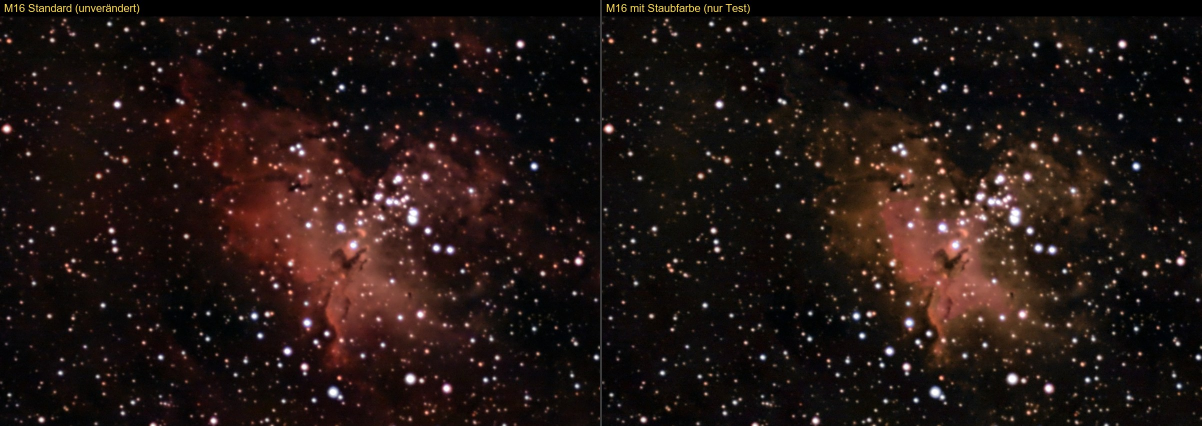
#> input picture gegenprobe-halpha.jpg, 2404 x 852 px (shown at 1/2 size)
$ python -i stackfix.py   (imports and definitions only)
#> lines starting #> are read from the running program, lines starting #| are printed output that depends on the picture
#> further down, picture is the input picture: shape (852, 2404, 3); mean B, G, R 19.2, 21.9, 33.8
"""Hotpixel-Punkte in bestehenden linearen Stacks entfernen (ohne Neu-Stacken).

Stacks von vor der Fehlerkarte (0.31.2, `calibration.DefectLibrary`) enthalten Gruppen scharfer Einzelpunkte: ortsfeste
Hotpixel-Paare, die `cosmetic()` als Stern schützte und die wegen der Zeigegruppen der Stellina das Clipping überstanden
(NGC 7293, M16 …). Oft sind die Rohbilder schon gelöscht – daher hier direkt im Stack beim Entwickeln. Ein Punkt gilt nur dann
als Fehler, wenn er
- in einem Kanal deutlich über dem lokalen Median liegt (`K` σ), in den beiden anderen ringsum nichts zeigt (Sterne und
  Nebel haben Licht in mehreren Kanälen; Hα-Knoten sind nicht punktförmig),
- schärfer als die Stack-PSF ist (im Ring bei 3 px fast nichts – ein Stern mit FWHM ~5 px hat dort ~40 % der Spitze),
- und in einer Gruppe mit weiteren solchen Punkten liegt (eine je Zeigegruppe) bzw. sehr deutlich ist,
- nicht in heller Umgebung (Halo heller Sterne, Nebelkerne: dort sitzen Strukturen, ein Punkt fiele nicht auf).
Ersetzt wird nur der Fleck selbst (zusammenhängend über dem 7×7-Median, 3σ bzw. 2 % der Spitze, 1 px Saum, höchstens
`MAX_AREA` px) – gefüllt mit einer glatten Fläche, angepasst an einen Ring um den Fleck."""
from __future__ import annotations

import hashlib
import json

import numpy as np
from scipy import ndimage as ndi
from scipy.spatial import cKDTree

K = 10.0                 # Spitze über dem 7×7-Median in σ des Kanals
QUIET = 4.0              # andere Kanäle im 3×3-Kern (dort hätte ein Stern seine Spitze) höchstens so viele σ …
OTHER = 0.20             # … bzw. dieser Anteil der Spitze (Steilhang eines Nachbarsterns; rote Sterne ≥ ~0,3)
SHARP = 0.15             # Ring bei 3 px höchstens dieser Anteil der Spitze
GROUP_R, GROUP_N = 80, 3  # Gruppe: so viele Punkte im Umkreis (px)
STRONG = 40.0            # einzelne Punkte nur, wenn so deutlich
BRIGHT = 300.0           # Umgebung (Median auf ~20 px) höchstens so viele σ über dem Bildhintergrund
MAX_AREA = 150           # größere Flecken sind keine Punkte (Demo: zusammengewachsene Paare bis ~100 px)
CORE = 0.02              # Fleck: über diesem Anteil der Spitze (Sternhänge trennt die Kanalprüfung, nicht die Schwelle)
RING = [(-3, 0), (3, 0), (0, -3), (0, 3), (-2, -2), (-2, 2), (2, -2), (2, 2)]
VERSION = 1


def find(img: np.ndarray, cov: np.ndarray | None = None,
         group: bool = True) -> tuple[list[tuple[int, int, int, float]], np.ndarray, np.ndarray]:
    """Fehlerpunkte (Kanal, y, x, Spitze in σ) sowie Median-Bild und σ je Kanal. `group=False` (für `spots`): auch
    einzeln stehende Punkte unter `STRONG` – Schwelle, Form- und Kanalprüfung bleiben gleich."""
#> called with group = True
    C, H, W = img.shape
#> C = 852; H = 2404; W = 3
    med = np.stack([ndi.median_filter(c, size=7) for c in img])
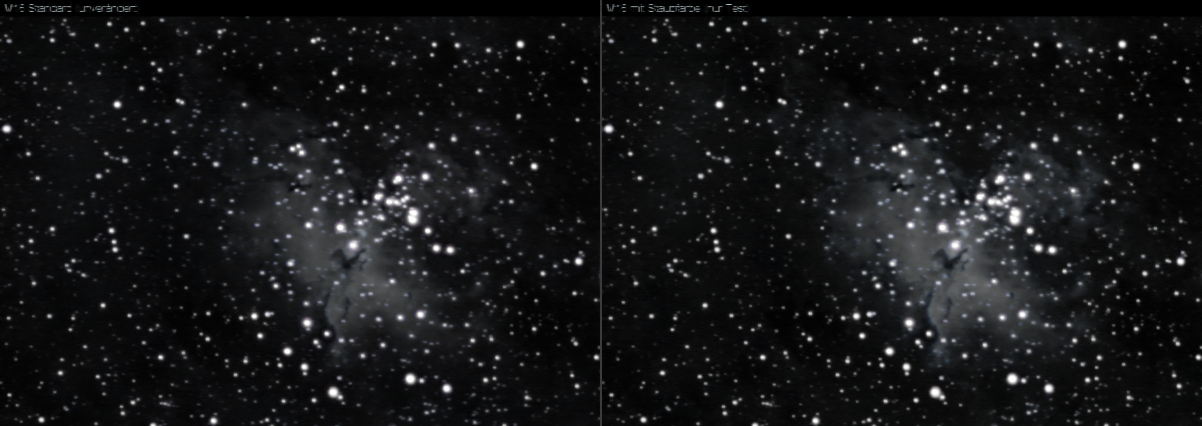
#> med: shape (852, 2404, 3) (shown at 1/2 size); mean B, G, R 23.5, 22.3, 21.9
    hp = img - med
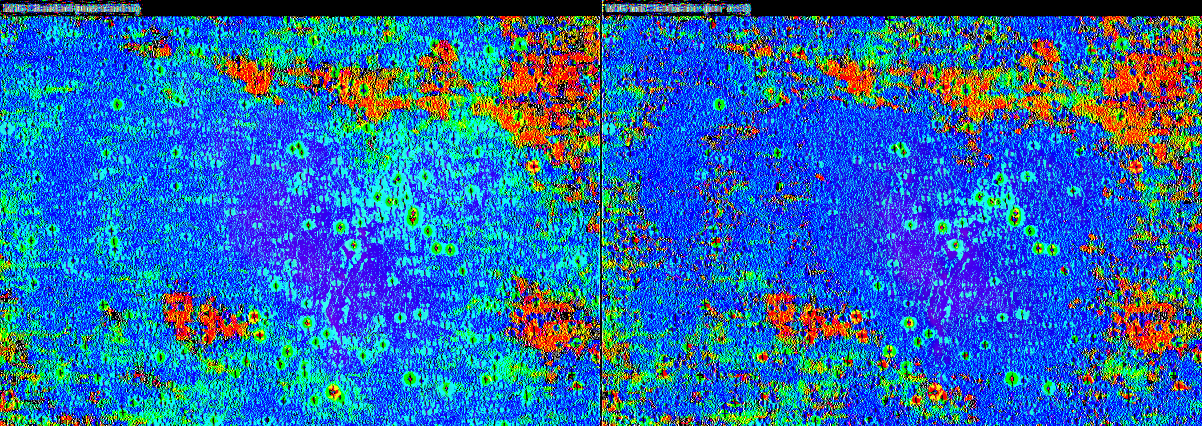
#> hp: shape (852, 2404, 3) (shown at 1/2 size); mean B, G, R 174.2, 105.6, 41.7
    inner = (ndi.minimum_filter(cov, 5) > 0.5) if cov is not None else np.ones((H, W), bool)
    sig = np.array([1.4826 * np.median(np.abs(h[inner][::7])) + 1e-9 if inner.any() else 1.0 for h in hp])
#> sig = 852 values, max 88.96 at index 466, min 1e-09 at index 0, mean 31.22
    hs = hp / sig[:, None, None]
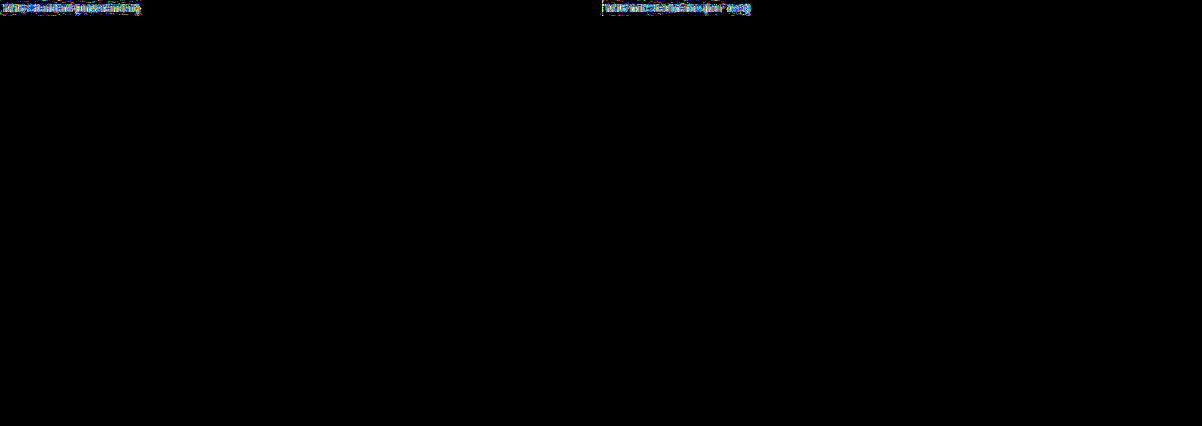
#> hs: shape (852, 2404, 3) float64 (shown at 1/2 size); mean B, G, R 854176927.5, 712137639.9, 572842213.7; drawn with min black and max white
    # helle Umgebung (Halo/Kern heller Sterne, helle Nebelkerne): dort Strukturen statt Punkte – nichts anfassen
    # (M45: Halo-Struktur im B-Kanal galt sonst als Punkt, die Füllung hinterließ eine Kerbe)
    # Umgebung großräumig (Median auf ~20 px über das 4×4-gebinnte Bild): ein Fleck hebt sie nicht an, ein Sternhalo schon
    level = np.array([np.median(m[inner][::7]) if inner.any() else 0.0 for m in med])
#> level = 852 values, max 23 at index 421, min 0 at index 0, mean 13.39
    hb, wb = H // 4, W // 4
#> hb = 601; wb = 0
    calm = np.ones((H, W), bool)
    for c in range(C):
        b = ndi.median_filter(np.median(img[c, : hb * 4, : wb * 4].reshape(hb, 4, wb, 4), axis=(1, 3)), size=5)
        bright = np.repeat(np.repeat((b - level[c]) / sig[c] >= BRIGHT, 4, 0), 4, 1)
        calm[: hb * 4, : wb * 4] &= ~ndi.binary_dilation(bright, iterations=4)
    found = []
    for c in range(C):
        h = hs[c]
        y, x = np.nonzero((h > K) & (h == ndi.maximum_filter(h, 3)) & inner & calm)
        ok = (y >= 4) & (y < H - 4) & (x >= 4) & (x < W - 4)
        y, x = y[ok], x[ok]
        if not len(y):
            continue
        pk = h[y, x]
        # Median der 8 Ringpunkte: ein länglicher Fleck (Paar, Plateau) trifft höchstens 2–3, ein Stern alle
        good = np.median([h[y + dy, x + dx] for dy, dx in RING], axis=0) < SHARP * pk
        for o in range(C):
            if o != c:
                # andere Kanäle: höchstens Rauschen bzw. ein kleiner Bruchteil der Spitze (Halo eines Nachbarsterns) –
                # Sterne, auch rote, haben dort in Grün ≥ ~30 % von Rot
                # Anteil in Bildintensität (σ der Kanäle verschieden), die Rauschschwelle je Kanal
                good &= np.max([hs[o][y + dy, x + dx] for dy in (-1, 0, 1) for dx in (-1, 0, 1)], axis=0) < np.maximum(QUIET, OTHER * pk * sig[c] / sig[o])
        found += [(c, int(a), int(b), float(p)) for a, b, p in zip(y[good], x[good], pk[good])]
    return (grouped(found) if group else found), med, sig


# [91 lines left out: functions grouped, _fill, repair, spots, not called in this run]

>>> import cv2
>>> picture = cv2.imread('../../../gegenprobe-halpha.jpg')
#> (the run stopped early here; a loop or call above may not have finished)

$ run again, on grosse-galaxien-trennung.jpg
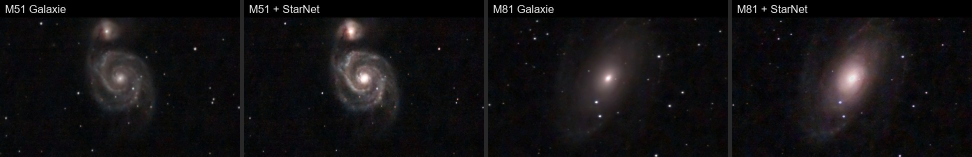
#> input picture grosse-galaxien-trennung.jpg, 1944 x 313 px (shown at 1/2 size)
#> picture is the input picture: shape (313, 1944, 3); mean B, G, R 18.8, 17.4, 19
#> in find, `hp = img - med`:
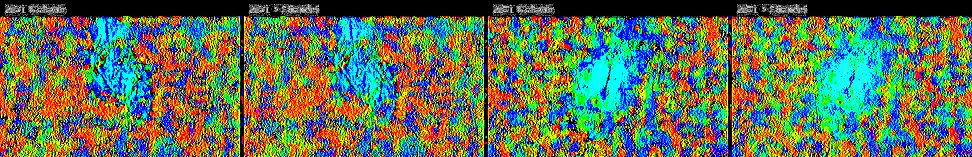
#> hp: shape (313, 1944, 3) (shown at 1/2 size); mean B, G, R 80.7, 113.8, 92.3
#> sig = 313 values, max 10.38 at index 132, min 1e-09 at index 0, mean 6.03
#> in find, `hs = hp / sig[:, None, None]`:
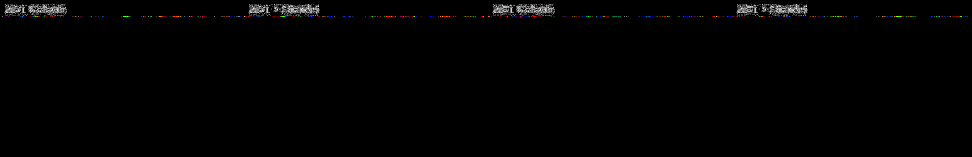
#> hs: shape (313, 1944, 3) float64 (shown at 1/2 size); mean B, G, R 1.86e+09, 1.88e+09, 1.94e+09; drawn with min black and max white
#> level = 313 values, max 13 at index 65, min 0 at index 0, mean 10.23

$ run again, on m1-vorher-nachher.jpg
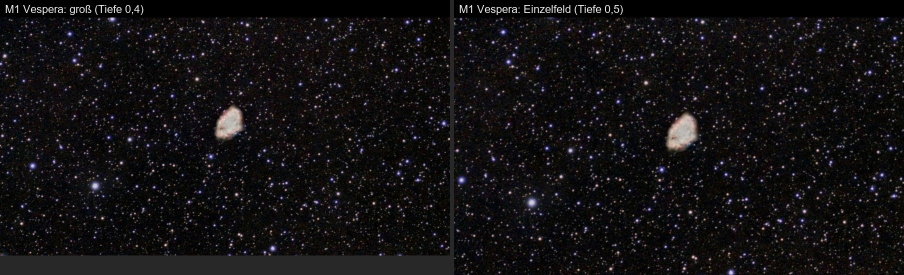
#> input picture m1-vorher-nachher.jpg, 1808 x 550 px (shown at 1/2 size)
#> picture is the input picture: shape (550, 1808, 3); mean B, G, R 18.8, 17.5, 19.2
#> in find, `hp = img - med`:
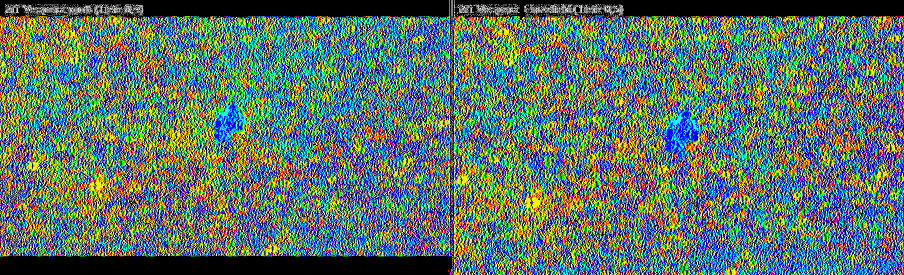
#> hp: shape (550, 1808, 3) (shown at 1/2 size); mean B, G, R 102.8, 113.6, 90
#> sig = 550 values, max 43 at index 359, min 1e-09 at index 0, mean 17.11
#> in find, `hs = hp / sig[:, None, None]`:
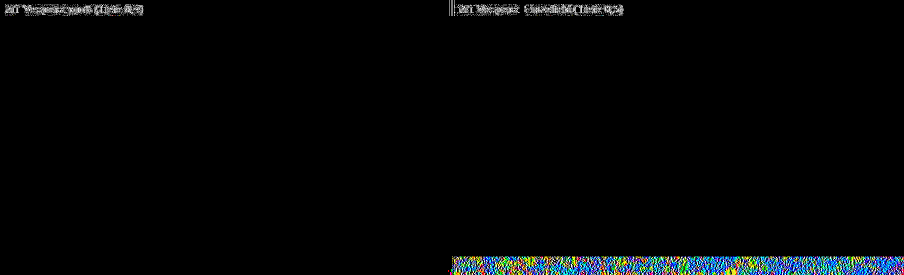
#> hs: shape (550, 1808, 3) float64 (shown at 1/2 size); mean B, G, R 5.8e+09, 5.33e+09, 4.04e+09; drawn with min black and max white
#> level = 550 values, max 40 at index 512, min 0 at index 0, mean 13.17

$ run again, on m31-bulge.jpg
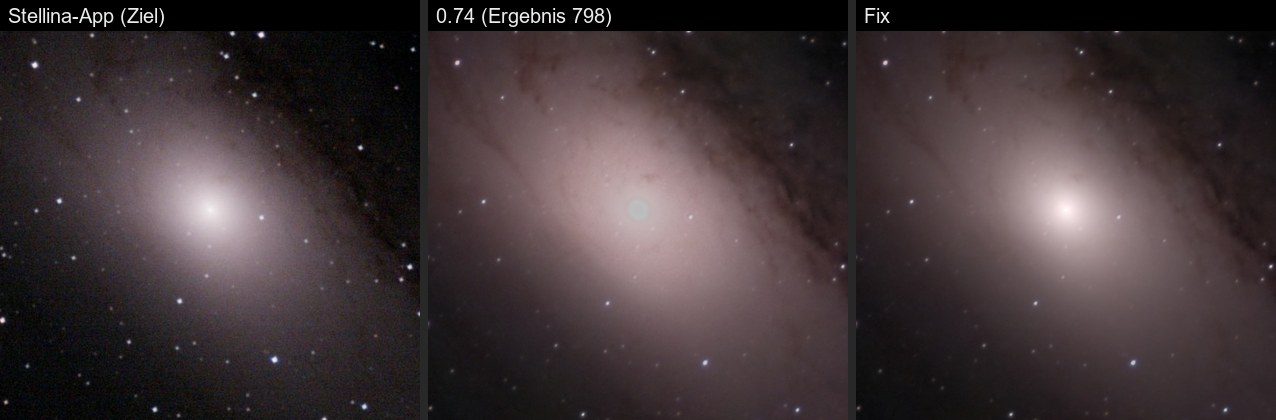
#> input picture m31-bulge.jpg, 1276 x 420 px
#> picture is the input picture: shape (420, 1276, 3); mean B, G, R 55.4, 53.2, 64.4
#> in find, `hp = img - med`:
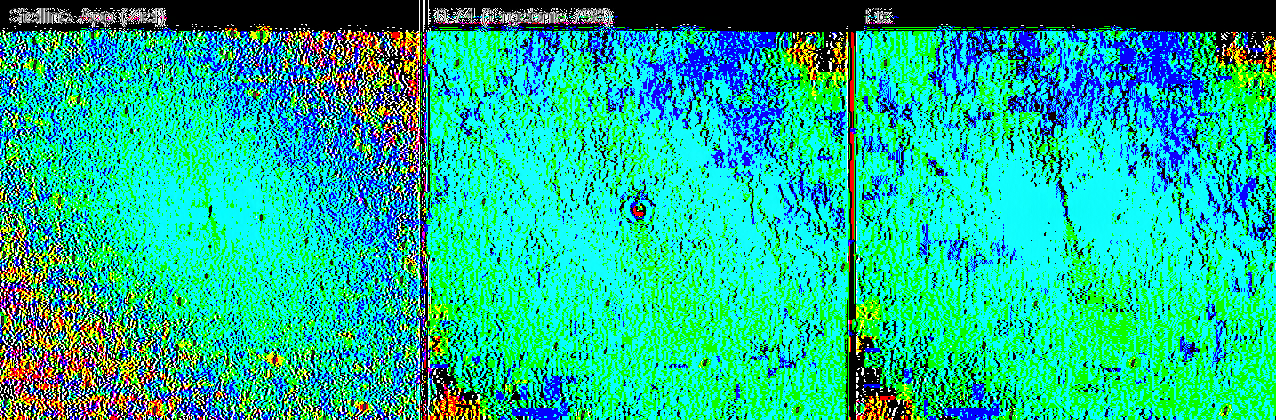
#> hp: shape (420, 1276, 3); mean B, G, R 148.6, 183.2, 25.2
#> sig = 420 values, max 372.1 at index 177, min 1e-09 at index 0, mean 155.4
#> in find, `hs = hp / sig[:, None, None]`:
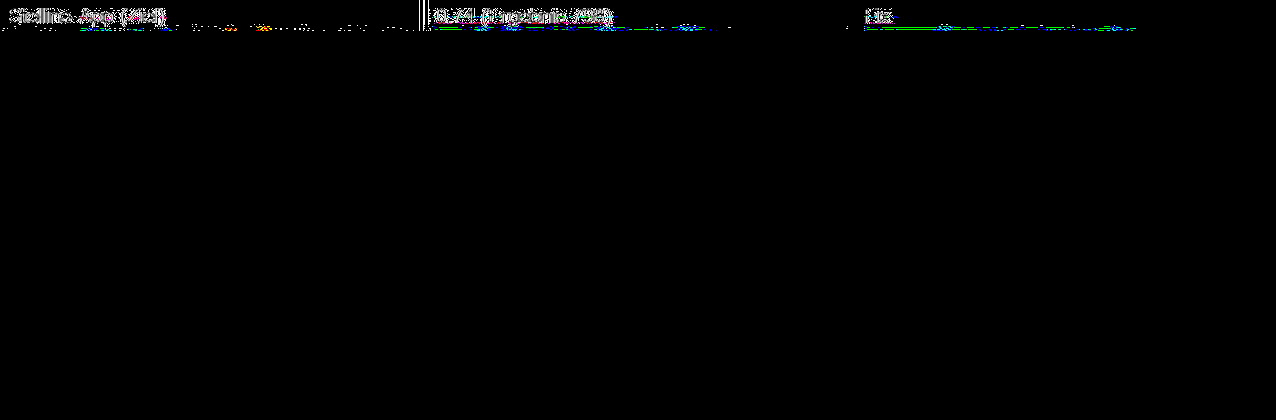
#> hs: shape (420, 1276, 3) float64; mean B, G, R 1.73e+09, 1.7e+09, 1.46e+09; drawn with min black and max white
#> level = 420 values, max 86 at index 201, min 0 at index 0, mean 51.71
